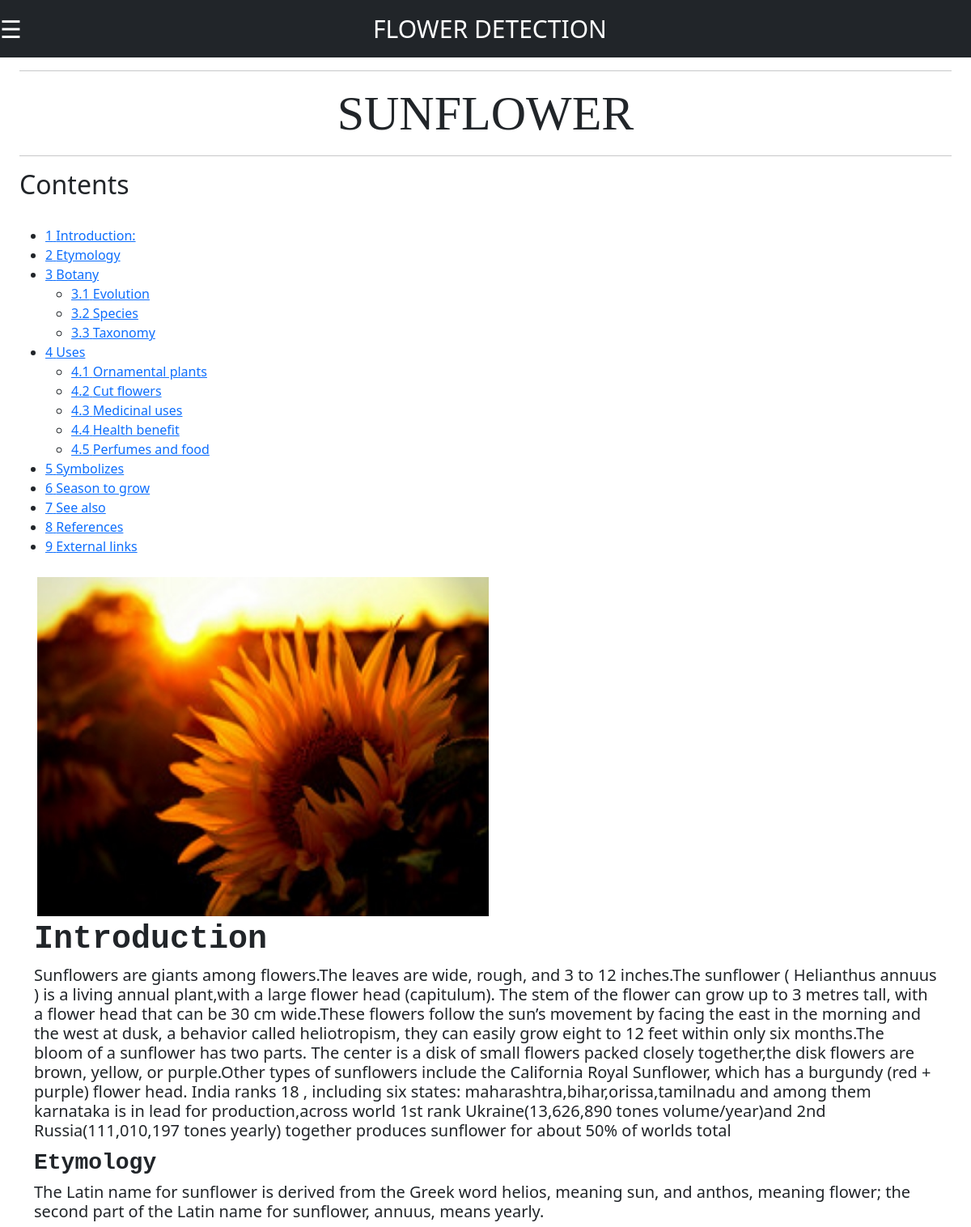
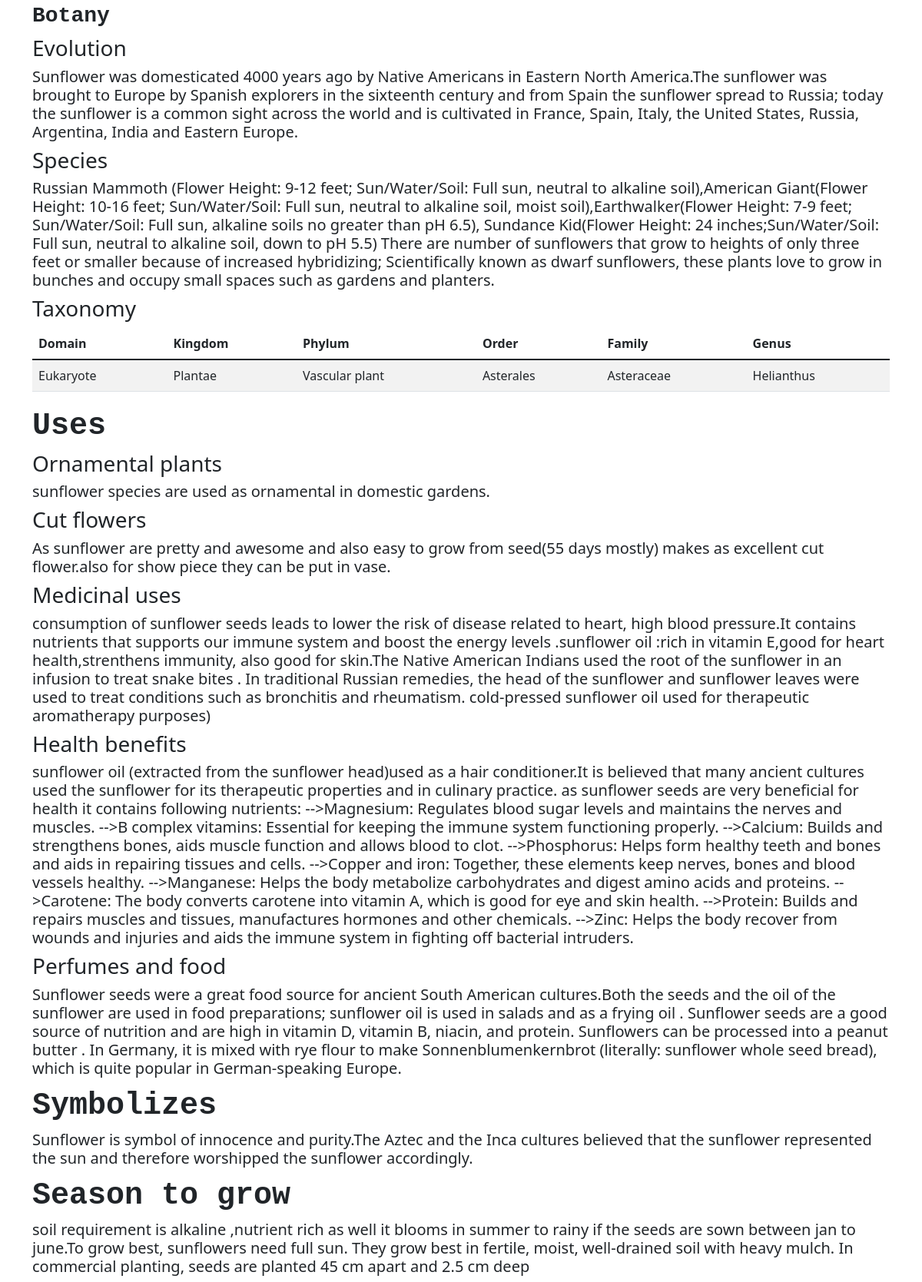
/info_sunflower/, run on the app's committed database (2 pictures, top to bottom).
### flower_detection/models.py (models this page shows, shortened)
class Info(models.Model):
    Flower_name = models.CharField(max_length=50)
    Introduction = models.TextField()
    Etymology = models.TextField()
    Evolution = models.TextField()
    Species = models.TextField()
    Tax_domain = models.CharField(max_length=50)
    Tax_kingdom = models.CharField(max_length=50)
    Tax_phylum = models.CharField(max_length=50)
    Tax_order = models.CharField(max_length=50)
    Tax_family = models.CharField(max_length=50)
    Tax_genus = models.CharField(max_length=50)
    Ornamental_plants = models.TextField()
    Cut_flowers = models.TextField()
    Medicinal_uses = models.TextField()
    Health_benefit = models.TextField()
    Perfumes_food = models.TextField()
    Symbolizes = models.TextField()
    Season_to_grow = models.TextField()
    Img = models.ImageField(upload_to='images/')

### flower_detection/views.py (the view)
# urls.py: path('info_sunflower/', views.info_sunflower , name='info_sunflower'),
def info_sunflower(request):
	if request.method == 'GET':
		f_Info = Info.objects.get(Flower_name="SUNFLOWER")
	return render(request, 'home/info.html',{'info':f_Info})

### flower_detection/templates/home/info.html (shortened to what this page needs)
{% extends "home/base.html" %}
{% load static %}
{% block content %}
    <div class="container-fluid">
        <hr>
        {% if info %}
            <h1 align ="center" style="font-family: 'Times New Roman', Times, serif; font-size: 60px;">{{info.Flower_name}}</h1>
        {% endif %}
        <hr>
        <div id="toc" class="toc" role="navigation" aria-labelledby="mw-toc-heading"><input type="checkbox" role="button"
          <div class="toctitle" lang="en" dir="ltr">
            <h2 id="mw-toc-heading">Contents</h2>
          </div>
          <ul>
            <li class="toclevel-1 tocsection-1"><a href="#Introduction:"><span class="tocnumber">1</span> <span
                  class="toctext">Introduction:</span></a>
            <li class="toclevel-2 tocsection-2"><a href="#Etymology"><span class="tocnumber">2</span> <span
                    class="toctext">Etymology</span></a></li>
            <li class="toclevel-2 tocsection-2"><a href="#Botany"><span class="tocnumber">3</span> <span
                    class="toctext">Botany</span></a></li>
                <ul>
                    <li class="toclevel-2 tocsection-3"><a href="#Evolution"><span class="tocnumber">3.1</span> <span
                        class="toctext">Evolution</span></a></li>
                    <li class="toclevel-2 tocsection-4"><a href="#Species"><span class="tocnumber">3.2</span> <span
                        class="toctext">Species</span></a></li>
                    <li class="toclevel-2 tocsection-5"><a href="#Taxonomy"><span class="tocnumber">3.3</span> <span
                        class="toctext">Taxonomy</span></a></li>
                </ul>
            </li>
            <li class="toclevel-2 tocsection-7"><a href="#Uses"><span class="tocnumber">4</span> <span
                  class="toctext">Uses</span></a></li>
                <ul>
                    <li class="toclevel-2 tocsection-8"><a href="#Ornamental plants"><span class="tocnumber">4.1</span> <span
                        class="toctext">Ornamental plants</span></a></li>
                    <li class="toclevel-2 tocsection-9"><a href="#Cut flowers"><span class="tocnumber">4.2</span> <span
                        class="toctext">Cut flowers</span></a></li>
                    <li class="toclevel-2 tocsection-10"><a href="#Medicinal uses"><span class="tocnumber">4.3</span> <span
                        class="toctext">Medicinal uses</span></a></li>
                    <li class="toclevel-2 tocsection-11"><a href="#Health benefits"><span class="tocnumber">4.4</span> <span
                        class="toctext">Health benefit</span></a></li>
                    <li class="toclevel-2 tocsection-12"><a href="#Perfumes and food"><span class="tocnumber">4.5</span> <span
                        class="toctext">Perfumes and food</span></a></li>
                </ul>
            <li class="toclevel-1 tocsection-13"><a href="#Symbolizes"><span class="tocnumber">5</span> <span
                class="toctext">Symbolizes</span></a></li>
            <li class="toclevel-1 tocsection-14"><a href="#Season to grow"><span class="tocnumber">6</span> <span
                class="toctext">Season to grow</span></a></li>
            <li class="toclevel-1 tocsection-15"><a href="#See_also"><span class="tocnumber">7</span> <span class="toctext">See
                  also</span></a></li>
            <li class="toclevel-1 tocsection-16"><a href="#References"><span class="tocnumber">8</span> <span
                  class="toctext">References</span></a></li>
            <li class="toclevel-1 tocsection-17"><a href="#External_links"><span class="tocnumber">9</span> <span
                  class="toctext">External links</span></a></li>
          </ul>
        </div>
        <div class="container">
            <td>
                        <img src="{{info.Img.url}}" alt="" class="img-responsive" style="width: 50%; float: center; margin-block-start: 10px;" />
            </td>
            {% if info %}
            <h1><span class="mw-headline" id="Introduction"
                style="font-family:'Courier New', Courier, monospace;"><b>Introduction</b></span>
            </h1>
                        <h5>{{  info.Introduction }}</h5>
                <h3><span class="mw-headline" id="Etymology"
                    style="font-family:'Courier New', Courier, monospace;"><b>Etymology</b></span>
                </h3>
                            <h5>{{ info.Etymology }}</h5>
                <h3><span class="mw-headline" id="Botany"
                    style="font-family:'Courier New', Courier, monospace;"><b>Botany</b></span>
                </h3>
                <h3><span class="mw-headline" id="Evolution">Evolution</span><span class="mw-editsection"><span
                    class="mw-editsection-bracket"></h3>
                        <h5>{{ info.Evolution }}</h5>
                <h3><span class="mw-headline" id="Species">Species</span><span class="mw-editsection"><span
                    class="mw-editsection-bracket"></h3>
                        <h5>{{ info.Species }}</h5>
                <h3><span class="mw-headline" id="Taxonomy">Taxonomy</span><span class="mw-editsection"><span
                    class="mw-editsection-bracket"></h3>
                    <table class="table table-striped">
                        <thead>
                        <tr>
                            <th>Domain</th>
                            <th>Kingdom</th>
                            <th>Phylum</th>
                            <th>Order</th>
                            <th>Family</th>
                            <th>Genus</th>
                        </tr>
                        </thead>
                        <tbody>
                        <tr>
                            <td>{{info.Tax_domain}}</td>
                            <td>{{info.Tax_kingdom}}</td>
                            <td>{{info.Tax_phylum}}</td>
                            <td>{{info.Tax_order}}</td>
                            <td>{{info.Tax_family}}</td>
                            <td>{{info.Tax_genus}}</td>
                        </tr>
                        </tbody>
                    </table>
                    <h1><span class="mw-headline" id="Uses"
                        style="font-family:'Courier New', Courier, monospace;"><b>Uses</b></span></h1>
                <h3><span class="mw-headline" id="Ornamental plants">Ornamental plants</span><span class="mw-editsection"><span
                    class="mw-editsection-bracket"></h3>
                        <h5>{{ info.Ornamental_plants }}</h5>
                <h3><span class="mw-headline" id="Cut flowers">Cut flowers</span><span class="mw-editsection"><span
                    class="mw-editsection-bracket"></h3>
                        <h5>{{ info.Cut_flowers }}</h5>
                <h3><span class="mw-headline" id="Medicinal uses">Medicinal uses</span><span class="mw-editsection"><span
                    class="mw-editsection-bracket"></h3>
                        <h5>{{ info.Medicinal_uses }}</h5>
                <h3><span class="mw-headline" id="Health benefits">Health benefits</span><span class="mw-editsection"><span
                    class="mw-editsection-bracket"></h3>
                        <h5>{{ info.Health_benefit }}</h5>
                <h3><span class="mw-headline" id="Perfumes and food">Perfumes and food</span><span class="mw-editsection"><span
                    class="mw-editsection-bracket"></h3>
                        <h5>{{ info.Perfumes_food }}</h5>
                <h1><span class="mw-headline" id="Symbolizes"
                    style="font-family:'Courier New', Courier, monospace;"><b>Symbolizes</b></span></h1>
                        <h5>{{ info.Symbolizes }}</h5>
                <h1><span class="mw-headline" id="Season_to_grow" style="font-family:'Courier New', Courier, monospace;"><b>Season
                    to
                    grow</b></span></h1>
                        <h5>{{ info.Season_to_grow }}</h5>
                {% else %}
                    <h1>no data</h1>
            {% endif %}
        </div>
{% endblock content %}

### data on the page
Info: Flower_name "SUNFLOWER", Img (picture), Introduction "Sunflowers are giants among flowers.The leaves are wide, rough, and 3 to 12 inches.The sunflower ( Helianthus annuus ) is a living annual plant,with a large flower head (capitulum). The stem of the flower can grow up to 3 metres tall, with a flower head that can be 30 cm wide.These flowers follow the sun’s movement by facing the east in the morning and the west at dusk, a behavior called heliotropism, they can easily grow eight to 12 feet within only six months.The bloom of a sunflower has two parts. The center is a disk of small flowers packed closely together,the disk flowers are brown, yellow, or purple.Other types of sunflowers include the California Royal Sunflower, which has a…", Etymology "The Latin name for sunflower is derived from the Greek word helios, meaning sun, and anthos, meaning flower; the second part of the Latin name for sunflower, annuus, means yearly.", Evolution "Sunflower was domesticated 4000 years ago by Native Americans in Eastern North America.The sunflower was brought to Europe by Spanish explorers in the sixteenth century and from Spain the sunflower spread to Russia; today the sunflower is a common sight across the world and is cultivated in France, Spain, Italy, the United States, Russia, Argentina, India and Eastern Europe.", Species "Russian Mammoth (Flower Height: 9-12 feet; Sun/Water/Soil: Full sun, neutral to alkaline soil),American Giant(Flower Height: 10-16 feet; Sun/Water/Soil: Full sun, neutral to alkaline soil, moist soil),Earthwalker(Flower Height: 7-9 feet; Sun/Water/Soil: Full sun, alkaline soils no greater than pH 6.5), Sundance Kid(Flower Height: 24 inches;Sun/Water/Soil: Full sun, neutral to alkaline soil, down to pH 5.5) There are number of sunflowers that grow to heights of only three feet or smaller because of increased hybridizing; Scientifically known as dwarf sunflowers, these plants love to grow in bunches and occupy small spaces such as gardens and planters.", Tax_domain "Eukaryote", Tax_kingdom "Plantae", Tax_phylum "Vascular plant", Tax_order "Asterales", Tax_family "Asteraceae", Tax_genus "Helianthus", Ornamental_plants "sunflower species are used as ornamental in domestic gardens.", Cut_flowers "As sunflower are pretty and awesome and also easy to grow from seed(55 days mostly) makes as excellent cut flower.also for show piece they can be put in vase.", Medicinal_uses "consumption of sunflower seeds leads to lower the risk of disease related to heart, high blood pressure.It contains nutrients that supports our immune system and boost the energy levels .sunflower oil :rich in vitamin E,good for heart health,strenthens immunity, also good for skin.The Native American Indians used the root of the sunflower in an infusion to treat snake bites . In traditional Russian remedies, the head of the sunflower and sunflower leaves were used to treat conditions such as bronchitis and rheumatism. cold-pressed sunflower oil used for therapeutic aromatherapy purposes)", Health_benefit "sunflower oil (extracted from the sunflower head)used as a hair conditioner.It is believed that many ancient cultures used the sunflower for its therapeutic properties and in culinary practice. as sunflower seeds are very beneficial for health it contains following nutrients: -->Magnesium: Regulates blood sugar levels and maintains the nerves and muscles. -->B complex vitamins: Essential for keeping the immune system functioning properly. -->Calcium: Builds and strengthens bones, aids muscle function and allows blood to clot. -->Phosphorus: Helps form healthy teeth and bones and aids in repairing tissues and cells. -->Copper and iron: Together, these elements keep nerves, bones and blood…", Perfumes_food "Sunflower seeds were a great food source for ancient South American cultures.Both the seeds and the oil of the sunflower are used in food preparations; sunflower oil is used in salads and as a frying oil . Sunflower seeds are a good source of nutrition and are high in vitamin D, vitamin B, niacin, and protein. Sunflowers can be processed into a peanut butter . In Germany, it is mixed with rye flour to make Sonnenblumenkernbrot (literally: sunflower whole seed bread), which is quite popular in German-speaking Europe.", Symbolizes "Sunflower is symbol of innocence and purity.The Aztec and the Inca cultures believed that the sunflower represented the sun and therefore worshipped the sunflower accordingly.", Season_to_grow "soil requirement is alkaline ,nutrient rich as well it blooms in summer to rainy if the seeds are sown between jan to june.To grow best, sunflowers need full sun. They grow best in fertile, moist, well-drained soil with heavy mulch. In commercial planting, seeds are planted 45 cm apart and 2.5 cm deep"
